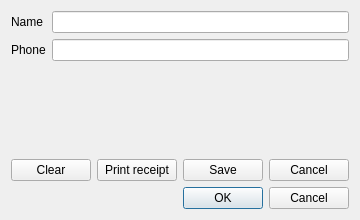
<?xml version="1.0" encoding="UTF-8"?>
<ui version="4.0">
 <class>Sale</class>
 <widget class="QDialog" name="Sale">
  <property name="geometry">
   <rect>
    <x>0</x>
    <y>0</y>
    <width>360</width>
    <height>220</height>
   </rect>
  </property>
  <property name="windowTitle">
   <string>Sale</string>
  </property>
  <layout class="QVBoxLayout" name="verticalLayout">
   <item>
    <layout class="QFormLayout" name="formLayout">
     <item row="0" column="0">
      <widget class="QLabel" name="nameLabel">
       <property name="text">
        <string>Name</string>
       </property>
       <property name="buddy">
        <cstring>nameEdit</cstring>
       </property>
      </widget>
     </item>
     <item row="0" column="1">
      <widget class="QLineEdit" name="nameEdit"/>
     </item>
     <item row="1" column="0">
      <widget class="QLabel" name="phoneLabel">
       <property name="text">
        <string>Phone</string>
       </property>
       <property name="buddy">
        <cstring>phoneEdit</cstring>
       </property>
      </widget>
     </item>
     <item row="1" column="1">
      <widget class="QLineEdit" name="phoneEdit"/>
     </item>
    </layout>
   </item>
   <item>
    <layout class="QHBoxLayout" name="horizontalLayout">
     <item>
      <widget class="QPushButton" name="clearButton">
       <property name="text">
        <string>Clear</string>
       </property>
      </widget>
     </item>
     <item>
      <widget class="QPushButton" name="printButton">
       <property name="text">
        <string>Print receipt</string>
       </property>
      </widget>
     </item>
     <item>
      <widget class="QPushButton" name="saveButton">
       <property name="text">
        <string>Save</string>
       </property>
      </widget>
     </item>
     <item>
      <widget class="QPushButton" name="cancelButton">
       <property name="text">
        <string>Cancel</string>
       </property>
      </widget>
     </item>
    </layout>
   </item>
   <item>
    <widget class="QDialogButtonBox" name="buttonBox">
     <property name="orientation">
      <enum>Qt::Horizontal</enum>
     </property>
     <property name="standardButtons">
      <set>QDialogButtonBox::Cancel|QDialogButtonBox::Ok</set>
     </property>
    </widget>
   </item>
  </layout>
 </widget>
 <tabstops>
  <tabstop>nameEdit</tabstop>
  <tabstop>phoneEdit</tabstop>
  <tabstop>clearButton</tabstop>
  <tabstop>printButton</tabstop>
  <tabstop>saveButton</tabstop>
  <tabstop>cancelButton</tabstop>
 </tabstops>
 <resources/>
 <connections>
  <connection>
   <sender>buttonBox</sender>
   <signal>accepted()</signal>
   <receiver>Sale</receiver>
   <slot>accept()</slot>
   <hints>
    <hint type="sourcelabel">
     <x>248</x>
     <y>254</y>
    </hint>
    <hint type="destinationlabel">
     <x>157</x>
     <y>274</y>
    </hint>
   </hints>
  </connection>
  <connection>
   <sender>buttonBox</sender>
   <signal>rejected()</signal>
   <receiver>Sale</receiver>
   <slot>reject()</slot>
   <hints>
    <hint type="sourcelabel">
     <x>316</x>
     <y>260</y>
    </hint>
    <hint type="destinationlabel">
     <x>286</x>
     <y>274</y>
    </hint>
   </hints>
  </connection>
 </connections>
</ui>
